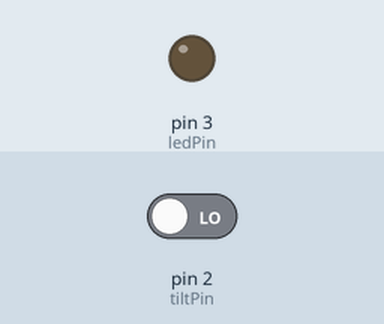
Simulated run of this sketch. Board: Arduino Uno, built with avr-gcc and run on an emulated ATmega328P. Parts: output pins drawn as LEDs (lit = HIGH). The inputs (shaded band) are chosen by the test bench; at power-on: pin 2 (tiltPin) LOW.

Above: at 1.2 s.
1.3 s: pin 2 (tiltPin) driven HIGH
At 2.5 s:
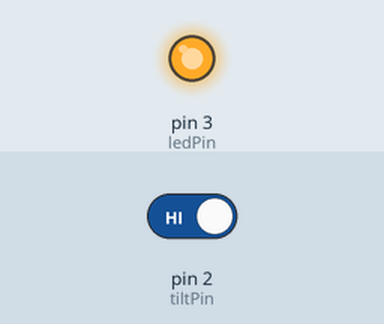
2.8 s: pin 2 (tiltPin) driven LOW
At 3.9 s:
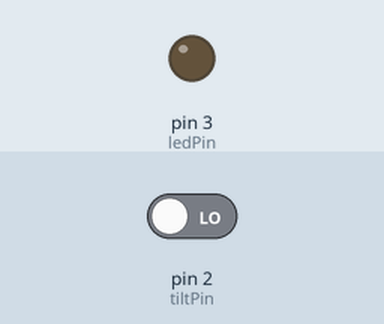
Timing chart, 0 to 5.8 s (numbered marks = the images above; inputs shaded):
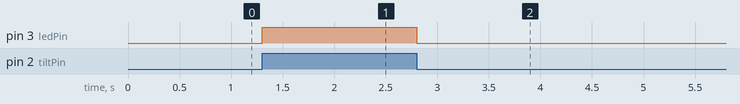

Measured:
- after the input at 1.3 s, pin 3 (ledPin): LOW → HIGH at once
- after the input at 2.8 s, pin 3 (ledPin): HIGH → LOW at once

The sketch:

sketch_jun06b.ino
```cpp
const int tiltPin = 2;
const int ledPin = 3;

int tiltState = 0;

void setup(){
  pinMode(ledPin, OUTPUT);
  pinMode(tiltPin, INPUT);
}

void loop(){
  tiltState = digitalRead(tiltPin);

  if(tiltState == HIGH){
    digitalWrite(ledPin, HIGH);
  }else{
    digitalWrite(ledPin, LOW);
  }
}
```
